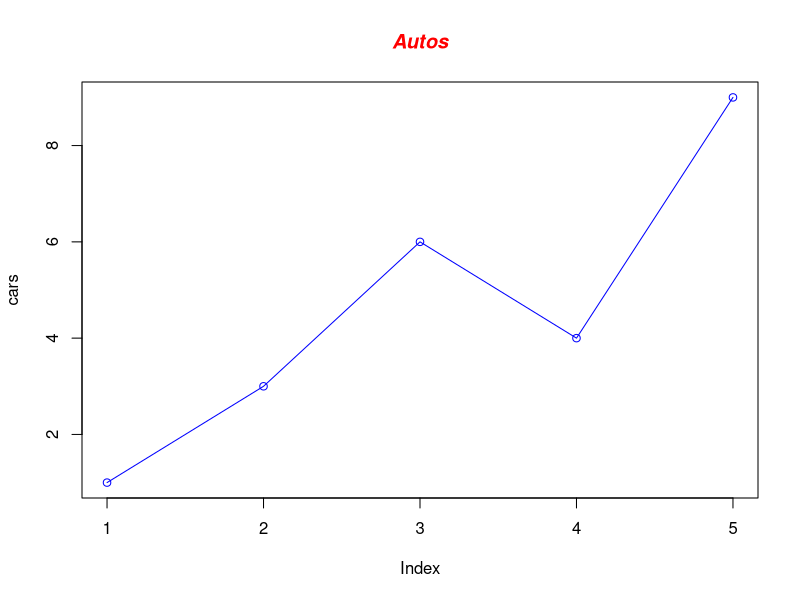
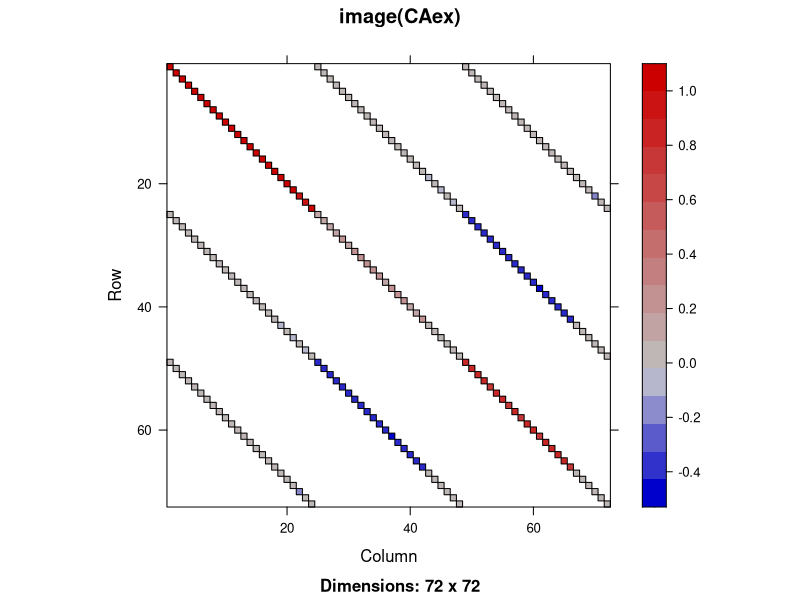

Write R code to recreate these figures, in order.
## ---- chunk 1
library(knitr)
opts_chunk$set(
tidy=FALSE
)
## ---- chunk 2
knitr::opts_chunk$set(warning = FALSE)
## ---- chunk 3
options(OutDec = ',')
## ---- chunk 4
options(OutDec = '.')
## ---- chunk 5
# Define the cars vector with 5 values
cars <- c(1, 3, 6, 4, 9)
plot(cars, type="o", col="blue")
title(main="Autos", col.main="red", font.main=4)
## ---- chunk 6
library(Matrix)
data(CAex, package = "Matrix")
print(image(CAex, main = "image(CAex)")) # print(.) needed for Sweave
